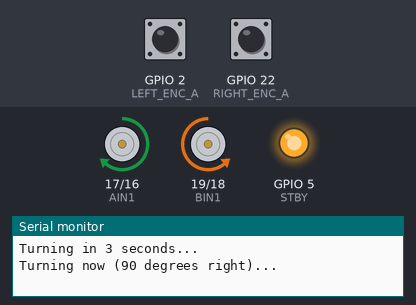
Bench run of a sketch on a simulated ESP32. Shown: motor-driver pin pairs drawn as motors (green arrow = first pin HIGH = forward, orange = second pin HIGH = backward, longer = more drive, scaled by the enable pin, stopped while the standby pin is LOW), output pins drawn as LEDs (lit = HIGH), the last lines printed to the serial monitor. Inputs (shaded band) come from the test bench; at power-on: GPIO 2 (LEFT_ENC_A) HIGH, GPIO 22 (RIGHT_ENC_A) HIGH.

Above: at 3.1 s.
At 4.1 s:
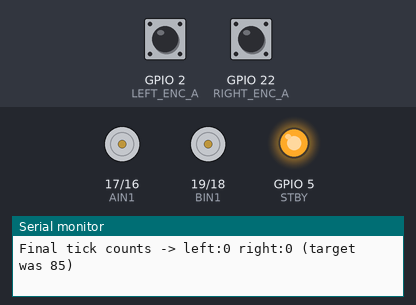
Timing chart, 0 to 5.6 s (numbered marks = the images above):
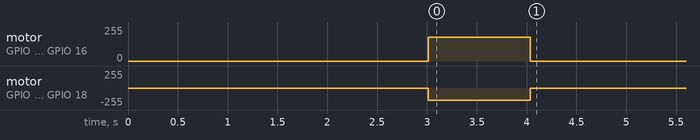

The sketch:

rotate_calibration_test.ino
```cpp
/* ISOLATED TURN TEST — measures encoderCountToDegrees accuracy
   Does ONE 90-degree turn, then stops forever. Nothing else runs —
   no wall following, no sensors used for decisions, no repeated turns.

   HOW TO USE:
   1. Flash this to the robot.
   2. Place it on open, flat ground with room to spin freely.
   3. Mark its starting direction (tape on the floor, or line it up
      against a straight edge).
   4. Power it on. It waits 3 seconds (time to place it and step back),
      then turns once, then stops.
   5. Compare where it ends up facing against a 90-degree reference
      (protractor, folded paper corner, book corner).
   6. Repeat 3-4 times to check consistency.
   7. Adjust encoderCountToDegrees below based on what you measure:
        new_value = old_value * (90 / actual_angle_you_measured)
*/

#include <Wire.h>
#include <VL53L1X.h>

// ---------------- Pins ----------------
#define AIN1 17
#define AIN2 16
#define PWMA 4
#define STBY 5
#define BIN1 19
#define BIN2 18
#define PWMB 21

#define LEFT_ENC_A 2
#define LEFT_ENC_B 15
#define RIGHT_ENC_A 22
#define RIGHT_ENC_B 23

volatile long leftTicks = 0;
volatile long rightTicks = 0;

void IRAM_ATTR leftEncoderISR() {
  bool a = digitalRead(LEFT_ENC_A);
  bool b = digitalRead(LEFT_ENC_B);
  leftTicks += (a == b) ? 1 : -1;
}

void IRAM_ATTR rightEncoderISR() {
  bool a = digitalRead(RIGHT_ENC_A);
  bool b = digitalRead(RIGHT_ENC_B);
  rightTicks += (a == b) ? 1 : -1;
}

// ---------------- Tuning value under test ----------------
float encoderCountToDegrees = 0.945;  // <-- adjust this based on what you measure in the arena

const int rotationSpeed = 180;

const int   ROT_DONE_HITS  = 5;
const int   ROT_TOLERANCE  = 3;
const unsigned long ROT_BASE_TIMEOUT_MS = 300;
const unsigned long ROT_MS_PER_DEGREE   = 8;

// ---------------- Motor helper ----------------
void mspeed(int a, int b) {
  a = constrain(a, -255, 255);
  b = constrain(b, -255, 255);
  digitalWrite(AIN1, a >= 0); digitalWrite(AIN2, a < 0);
  analogWrite(PWMA, abs(a));
  digitalWrite(BIN1, b >= 0); digitalWrite(BIN2, b < 0);
  analogWrite(PWMB, abs(b));
}

// ---------------- Turn function (unchanged from the main sketch) ----------------
void rotate(int degree) {
  int target = (int)(encoderCountToDegrees * abs(degree));
  int dir = (degree > 0) ? 1 : -1;
  leftTicks = 0;
  rightTicks = 0;

  bool leftDone = false, rightDone = false;
  int leftHits = 0, rightHits = 0;

  unsigned long startMs = millis();
  unsigned long maxMs = ROT_BASE_TIMEOUT_MS + (unsigned long)abs(degree) * ROT_MS_PER_DEGREE;

  while (!leftDone || !rightDone) {
    long absL = abs(leftTicks);
    long absR = abs(rightTicks);

    if (!leftDone) {
      if (absL >= target - ROT_TOLERANCE) {
        if (++leftHits >= ROT_DONE_HITS) leftDone = true;
      } else {
        leftHits = 0;
      }
    }
    if (!rightDone) {
      if (absR >= target - ROT_TOLERANCE) {
        if (++rightHits >= ROT_DONE_HITS) rightDone = true;
      } else {
        rightHits = 0;
      }
    }

    if (millis() - startMs > maxMs) {
      Serial.println("rotate(): stall timeout, ending turn early");
      break;
    }

    long progressed = max(absL, absR);
    long remaining  = target - progressed;
    int rspeed = rotationSpeed;
    if (remaining < 50) {
      rspeed = max(80L, (long)rotationSpeed * remaining / 50);
    }

    int leftCmd  = leftDone  ? 0 :  dir * rspeed;
    int rightCmd = rightDone ? 0 : -dir * rspeed;
    mspeed(leftCmd, rightCmd);

    delay(5);
  }

  mspeed(0, 0);
}

// ---------------- Setup & loop ----------------
void setup() {
  Serial.begin(115200);
  delay(10);

  pinMode(PWMA, OUTPUT);
  pinMode(AIN1, OUTPUT);
  pinMode(AIN2, OUTPUT);
  pinMode(PWMB, OUTPUT);
  pinMode(BIN1, OUTPUT);
  pinMode(BIN2, OUTPUT);
  pinMode(STBY, OUTPUT);
  digitalWrite(STBY, HIGH);

  pinMode(LEFT_ENC_A, INPUT_PULLUP);
  pinMode(LEFT_ENC_B, INPUT_PULLUP);
  pinMode(RIGHT_ENC_A, INPUT_PULLUP);
  pinMode(RIGHT_ENC_B, INPUT_PULLUP);
  attachInterrupt(digitalPinToInterrupt(LEFT_ENC_A), leftEncoderISR, RISING);
  attachInterrupt(digitalPinToInterrupt(RIGHT_ENC_A), rightEncoderISR, RISING);

  Serial.println("Place the robot now and mark its starting direction.");
  Serial.println("Turning in 3 seconds...");
  delay(3000);

  Serial.println("Turning now (90 degrees right)...");
  rotate(90);

  Serial.println("Turn complete. Compare against your 90-degree reference now.");
  Serial.printf("Final tick counts -> left:%ld right:%ld (target was %d)\n",
                leftTicks, rightTicks, (int)(encoderCountToDegrees * 90));
}

void loop() {
  // Nothing here on purpose — the turn already happened once in setup().
  // Power-cycle the robot to run the test again.
}
```
